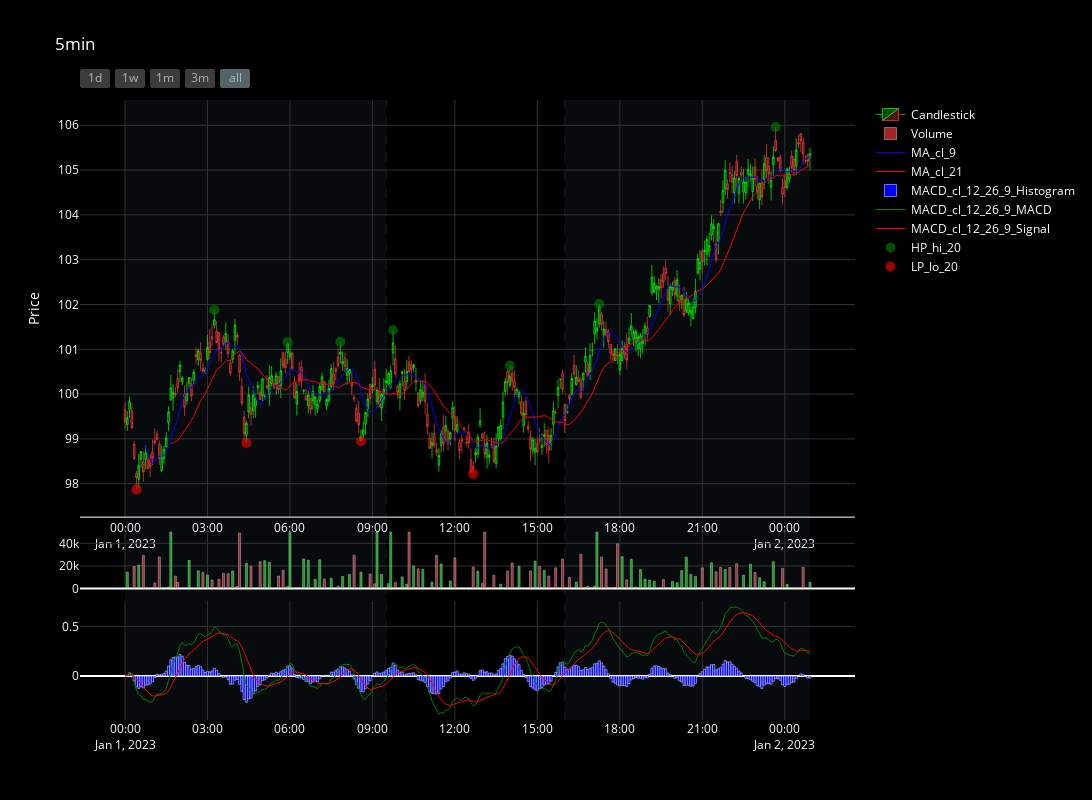

Here is the notebook cell this chart was saved with:
### Code cell
from dataclasses import dataclass, field
from typing import Any, Dict, List, Tuple
from data.data_manager import DataManager
from chart.chart import Chart
from strategies.ta import Indicator, MA, MACD, HPLP

@dataclass
class Frame:
    data: pd.DataFrame
    symbol: str
    trading_hours: List[Tuple[str, str]]
    indicators: List[Tuple[Indicator, Dict[str, Any]]] = field(default_factory=list)

    def __post_init__(self):
        self.dm = DataManager(self.data)
        self.chart = Chart(title=self.symbol, rowHeights=[0.2, 0.1, 0.7], height=800, width=800)
        self.chart.add_candles_and_volume(self.dm.data)
        self.chart.add_trading_hours(self.dm.data, self.trading_hours)

    def add_ta(self,  indicator: Indicator, style: Dict[str, Any], row: int = 1):
        self.dm.add_ta(indicator)
        self.indicators.append((indicator, style, row))

    # def update_data(self, new_data: Any):
    #     self.dm.update_data(new_data)
    #     self._update_chart()

    def _update_chart(self):
        for indicator, style, row in self.indicators:
            chart_type = "line"
            if indicator.__class__.__name__ in ["MACD"]: chart_type = "macd"
            if indicator.__class__.__name__ in ["HPLP"]: chart_type = "points"
            self.chart.add_ta(self.dm.data[indicator.names], style, chart_type, row)


    def plot(self, width:int=None, height:int=None):
        self._update_chart()
        self.chart.show(width=width, height=height)

    def plot_refresh(self):
        self.chart.refesh()
        self._update_chart()
        self.chart.show()

f5min = Frame(df, '5min', [('09:30', '16:00')])
f5min.add_ta(MA('close', 9), {'color': 'blue', 'width': 1})
f5min.add_ta(MA('close', 21), {'color': 'red', 'width': 1})
f5min.add_ta(MACD('close', 12, 26, 9), [
    {'color': 'green', 'width': 1},
    {'color': 'red', 'width': 1},
    {'color': 'blue', 'width': 1}], row=3)
f5min.add_ta(HPLP(hi_col='high', lo_col='low', span=20), [
    {'color': 'green', 'size': 10, 'opacity': 0.6},
    {'color': 'red', 'size': 10, 'opacity': 0.6}], row=1)
f5min.plot(width=1400)

### Figure 1 — Plotly figure (JSON) as saved in the notebook; plotly's stock layout.template omitted (floating-point values rounded to 4 significant figures; data arrays with more than 128 entries replaced by an {"elided": "..."} marker saying what was removed)
{"data": [{"close": {"elided": "300 float values"}, "decreasing": {"fillcolor": "rgba(255, 59, 59, 0.3)", "line": {"color": "rgba(255, 59, 59, 0.7)", "width": 1}}, "high": {"elided": "300 float values"}, "increasing": {"fillcolor": "rgba(0, 255, 0, 0.3)", "line": {"color": "rgba(0, 255, 0, 0.7)", "width": 1}}, "low": {"elided": "300 float values"}, "name": "Candlestick", "open": {"elided": "300 float values"}, "type": "candlestick", "x": {"elided": "300 str values"}, "xaxis": "x", "yaxis": "y"}, {"marker": {"color": {"elided": "300 str values"}}, "name": "Volume", "opacity": 0.8, "type": "bar", "x": {"elided": "300 str values"}, "xaxis": "x2", "y": {"elided": "300 int values"}, "yaxis": "y2"}, {"line": {"color": "blue", "width": 1}, "name": "MA_cl_9", "type": "scatter", "x": {"elided": "300 str values"}, "xaxis": "x", "y": {"elided": "300 float values"}, "yaxis": "y"}, {"line": {"color": "red", "width": 1}, "name": "MA_cl_21", "type": "scatter", "x": {"elided": "300 str values"}, "xaxis": "x", "y": {"elided": "300 float values"}, "yaxis": "y"}, {"marker": {"color": "blue"}, "name": "MACD_cl_12_26_9_Histogram", "type": "bar", "x": {"elided": "300 str values"}, "xaxis": "x3", "y": {"elided": "300 float values"}, "yaxis": "y3"}, {"line": {"color": "green", "width": 1}, "name": "MACD_cl_12_26_9_MACD", "type": "scatter", "x": {"elided": "300 str values"}, "xaxis": "x3", "y": {"elided": "300 float values"}, "yaxis": "y3"}, {"line": {"color": "red", "width": 1}, "name": "MACD_cl_12_26_9_Signal", "type": "scatter", "x": {"elided": "300 str values"}, "xaxis": "x3", "y": {"elided": "300 float values"}, "yaxis": "y3"}, {"marker": {"color": "green", "opacity": 0.6, "size": 10}, "mode": "markers", "name": "HP_hi_20", "type": "scatter", "x": {"elided": "300 str values"}, "xaxis": "x", "y": {"elided": "300 float values"}, "yaxis": "y"}, {"marker": {"color": "red", "opacity": 0.6, "size": 10}, "mode": "markers", "name": "LP_lo_20", "type": "scatter", "x": {"elided": "300 str values"}, "xaxis": "x", "y": {"elided": "300 float values"}, "yaxis": "y"}], "layout": {"bargap": 0.1, "boxgroupgap": 0, "font": {"color": "white"}, "height": 800, "paper_bgcolor": "rgb(0,0,0)", "plot_bgcolor": "rgb(0,0,0)", "shapes": [{"fillcolor": "LightSkyBlue", "layer": "below", "line": {"width": 0}, "opacity": 0.05, "type": "rect", "x0": "2023-01-01T00:00:00", "x1": "2023-01-01T09:30:00", "xref": "x", "y0": 0, "y1": 1, "yref": "paper"}, {"fillcolor": "LightSkyBlue", "layer": "below", "line": {"width": 0}, "opacity": 0.05, "type": "rect", "x0": "2023-01-01T16:00:00", "x1": "2023-01-02T00:55:00", "xref": "x", "y0": 0, "y1": 1, "yref": "paper"}, {"line": {"color": "rgba(128, 128, 128, 0.2)", "dash": "dash", "width": 1}, "type": "line", "x0": "2023-01-01T09:30:00", "x1": "2023-01-01T09:30:00", "xref": "x", "y0": 0, "y1": 1, "yref": "paper"}, {"line": {"color": "rgba(128, 128, 128, 0.2)", "dash": "dash", "width": 1}, "type": "line", "x0": "2023-01-01T16:00:00", "x1": "2023-01-01T16:00:00", "xref": "x", "y0": 0, "y1": 1, "yref": "paper"}], "title": {"text": "5min"}, "width": 1400, "xaxis": {"anchor": "y", "domain": [0, 1], "gridcolor": "rgb(50, 50, 50)", "gridwidth": 1, "matches": "x3", "nticks": 10, "rangeselector": {"activecolor": "rgb(83, 100, 105)", "bgcolor": "rgb(60, 60, 60)", "buttons": [{"count": 1, "label": "1d", "step": "day", "stepmode": "backward"}, {"count": 7, "label": "1w", "step": "day", "stepmode": "backward"}, {"count": 1, "label": "1m", "step": "month", "stepmode": "backward"}, {"count": 3, "label": "3m", "step": "month", "stepmode": "backward"}, {"step": "all"}], "font": {"color": "rgb(179, 179, 179)"}}, "rangeslider": {"visible": false}, "showgrid": true, "showline": true, "showticklabels": true, "tickmode": "auto"}, "xaxis2": {"anchor": "y2", "domain": [0, 1], "gridcolor": "rgb(50, 50, 50)", "gridwidth": 1, "matches": "x3", "showgrid": true, "showticklabels": false}, "xaxis3": {"anchor": "y3", "domain": [0, 1], "gridcolor": "rgb(50, 50, 50)", "gridwidth": 1, "showgrid": true}, "yaxis": {"anchor": "x", "domain": [0.328, 1], "gridcolor": "rgb(50, 50, 50)", "gridwidth": 1, "showgrid": true, "title": {"text": "Price"}}, "yaxis2": {"anchor": "x2", "domain": [0.212, 0.308], "gridcolor": "rgb(50, 50, 50)", "gridwidth": 1, "showgrid": true}, "yaxis3": {"anchor": "x3", "domain": [0, 0.192], "gridcolor": "rgb(50, 50, 50)", "gridwidth": 1, "showgrid": true}}}
